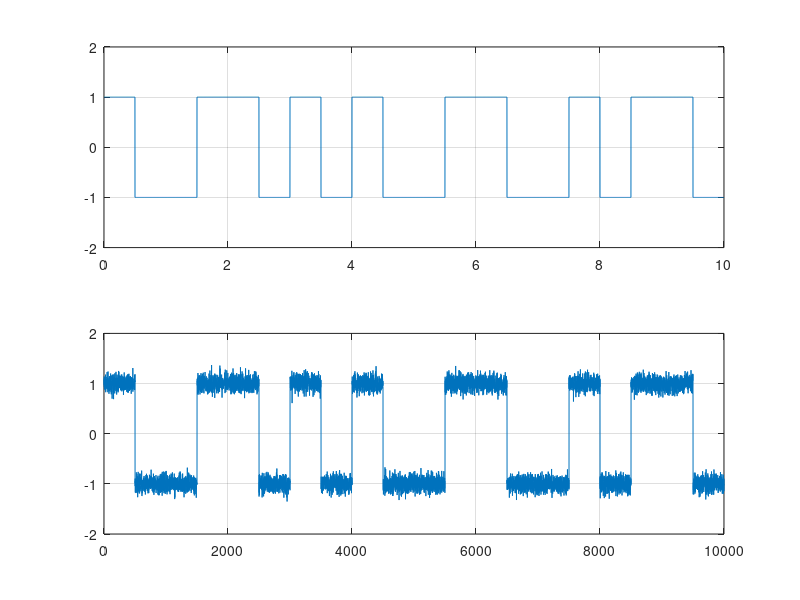

This figure's MATLAB source:
clc; clear;
bn = '1011101001';
ln = length(bn);
Tb=1;
Ts=0.001;
t=0:Ts:Tb-Ts;
a=3;
switch a
    case 1 %Polar NRZ
        p0 = -1*ones(1,length(t));
        p1 = ones(1,length(t));
    case 2 %Polar RZ
        p0 = [-1*ones(1,length(t)/2), zeros(1,length(t)/2)];
        p1 = [ones(1,length(t)/2), zeros(1,length(t)/2)];
    case 3 %Manchester
        p0 = [-1*ones(1,length(t)/2), ones(1,length(t)/2)];
        p1 = [ones(1,length(t)/2), -1*ones(1,length(t)/2)];
end

xp = [];
for n = 1:ln
    if bn(n)=='0'
        xn=p0;
    else
        xn=p1;
    end
    xp=[xp,xn];
end

Tb=10;
Ts=0.001;
t=0:Ts:Tb-Ts;

subplot(2,1,1);
plot(t,xp); hold on; grid on;
ylim([-2 2])
subplot(2,1,2);
plot(awgn(xp, 20));hold on; grid on;
ylim([-2 2])
